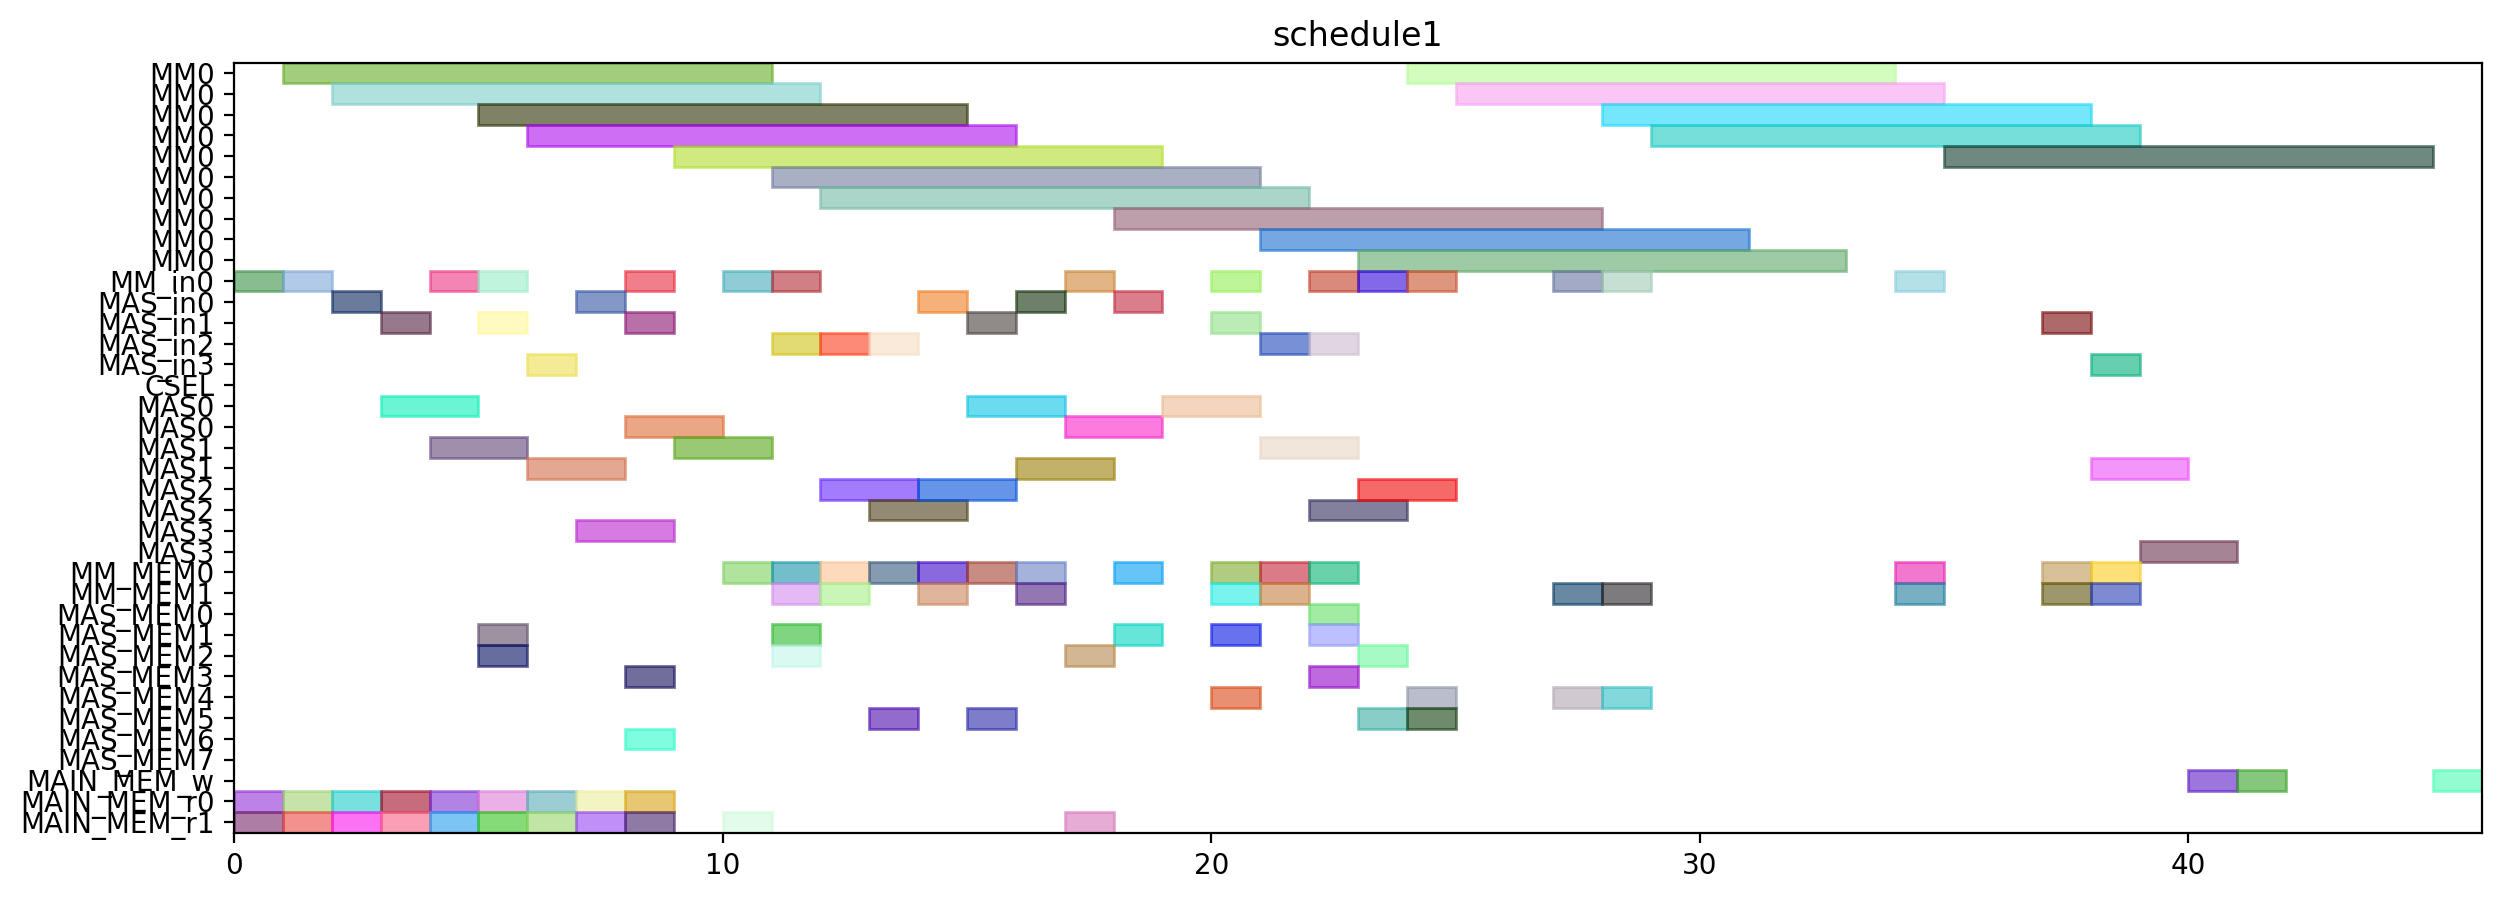

Python code for this plot:
from pyschedule import Scenario, solvers, plotters, alt


def solve():
	horizon = 141
	S = Scenario("schedule1", horizon=horizon)

	# resource
	MM = S.Resources('MM', num=1, size=10)
	MM_in = S.Resources('MM_in', num=1)
	MAS_in = S.Resources('MAS_in', num=4)
	CSEL = S.Resource('CSEL')
	MAS = S.Resources('MAS', num=4, size=2, periods=range(1, horizon))
	MM_MEM = S.Resources('MM_MEM', num=2)
	MAS_MEM = S.Resources('MAS_MEM', num=8)
	MAIN_MEM_w = S.Resource('MAIN_MEM_w', size=1)
	MAIN_MEM_r = S.Resources('MAIN_MEM_r', num=2)

	# result of previous scheduling
	t0_in = S.Task('t0_in', length=1, delay_cost=1)
	S += t0_in >= 1
	t0_in += MM_in[0]

	t0_mem0 = S.Task('t0_mem0', length=1, delay_cost=1)
	S += t0_mem0 >= 1
	t0_mem0 += MAIN_MEM_r[0]

	t0_mem1 = S.Task('t0_mem1', length=1, delay_cost=1)
	S += t0_mem1 >= 1
	t0_mem1 += MAIN_MEM_r[1]

	t0 = S.Task('t0', length=10, delay_cost=1)
	S += t0 >= 2
	t0 += MM[0]

	t4_in = S.Task('t4_in', length=1, delay_cost=1)
	S += t4_in >= 5
	t4_in += MAS_in[1]

	t4_mem0 = S.Task('t4_mem0', length=1, delay_cost=1)
	S += t4_mem0 >= 5
	t4_mem0 += MAIN_MEM_r[0]

	t4_mem1 = S.Task('t4_mem1', length=1, delay_cost=1)
	S += t4_mem1 >= 5
	t4_mem1 += MAIN_MEM_r[1]

	t3_in = S.Task('t3_in', length=1, delay_cost=1)
	S += t3_in >= 6
	t3_in += MAS_in[3]

	t3_mem0 = S.Task('t3_mem0', length=1, delay_cost=1)
	S += t3_mem0 >= 6
	t3_mem0 += MAIN_MEM_r[0]

	t3_mem1 = S.Task('t3_mem1', length=1, delay_cost=1)
	S += t3_mem1 >= 6
	t3_mem1 += MAIN_MEM_r[1]

	t4 = S.Task('t4', length=2, delay_cost=1)
	S += t4 >= 6
	t4 += MAS[1]

	t3 = S.Task('t3', length=2, delay_cost=1)
	S += t3 >= 7
	t3 += MAS[3]

	t9_in = S.Task('t9_in', length=1, delay_cost=1)
	S += t9_in >= 7
	t9_in += MAS_in[0]

	t9_mem0 = S.Task('t9_mem0', length=1, delay_cost=1)
	S += t9_mem0 >= 7
	t9_mem0 += MAIN_MEM_r[0]

	t9_mem1 = S.Task('t9_mem1', length=1, delay_cost=1)
	S += t9_mem1 >= 7
	t9_mem1 += MAIN_MEM_r[1]

	t5_in = S.Task('t5_in', length=1, delay_cost=1)
	S += t5_in >= 8
	t5_in += MM_in[0]

	t5_mem0 = S.Task('t5_mem0', length=1, delay_cost=1)
	S += t5_mem0 >= 8
	t5_mem0 += MAS_MEM[6]

	t5_mem1 = S.Task('t5_mem1', length=1, delay_cost=1)
	S += t5_mem1 >= 8
	t5_mem1 += MAS_MEM[3]

	t8_in = S.Task('t8_in', length=1, delay_cost=1)
	S += t8_in >= 8
	t8_in += MAS_in[1]

	t8_mem0 = S.Task('t8_mem0', length=1, delay_cost=1)
	S += t8_mem0 >= 8
	t8_mem0 += MAIN_MEM_r[0]

	t8_mem1 = S.Task('t8_mem1', length=1, delay_cost=1)
	S += t8_mem1 >= 8
	t8_mem1 += MAIN_MEM_r[1]

	t9 = S.Task('t9', length=2, delay_cost=1)
	S += t9 >= 8
	t9 += MAS[0]

	t5 = S.Task('t5', length=10, delay_cost=1)
	S += t5 >= 9
	t5 += MM[0]

	t8 = S.Task('t8', length=2, delay_cost=1)
	S += t8 >= 9
	t8 += MAS[1]

	t6_in = S.Task('t6_in', length=1, delay_cost=1)
	S += t6_in >= 16
	t6_in += MAS_in[0]

	t6_mem0 = S.Task('t6_mem0', length=1, delay_cost=1)
	S += t6_mem0 >= 16
	t6_mem0 += MM_MEM[0]

	t6_mem1 = S.Task('t6_mem1', length=1, delay_cost=1)
	S += t6_mem1 >= 16
	t6_mem1 += MM_MEM[1]

	t6 = S.Task('t6', length=2, delay_cost=1)
	S += t6 >= 17
	t6 += MAS[0]

	t7_in = S.Task('t7_in', length=1, delay_cost=1)
	S += t7_in >= 18
	t7_in += MAS_in[0]

	t7_mem0 = S.Task('t7_mem0', length=1, delay_cost=1)
	S += t7_mem0 >= 18
	t7_mem0 += MM_MEM[0]

	t7_mem1 = S.Task('t7_mem1', length=1, delay_cost=1)
	S += t7_mem1 >= 18
	t7_mem1 += MAS_MEM[1]

	t7 = S.Task('t7', length=2, delay_cost=1)
	S += t7 >= 19
	t7 += MAS[0]


	# new tasks
	t1 = S.Task('t1', length=10, delay_cost=1)
	t1 += alt(MM)
	t1_in = S.Task('t1_in', length=1, delay_cost=1)
	t1_in += alt(MM_in)
	S += t1_in*MM_in[0]<=t1*MM[0]
	S += t1<17

	t1_mem0 = S.Task('t1_mem0', length=1, delay_cost=1)
	t1_mem0 += MAIN_MEM_r[0]
	S += t1_mem0 <= t1

	t1_mem1 = S.Task('t1_mem1', length=1, delay_cost=1)
	t1_mem1 += MAIN_MEM_r[1]
	S += t1_mem1 <= t1

	t2 = S.Task('t2', length=10, delay_cost=1)
	t2 += alt(MM)
	t2_in = S.Task('t2_in', length=1, delay_cost=1)
	t2_in += alt(MM_in)
	S += t2_in*MM_in[0]<=t2*MM[0]
	S += t2<11

	t2_mem0 = S.Task('t2_mem0', length=1, delay_cost=1)
	t2_mem0 += MAIN_MEM_r[0]
	S += t2_mem0 <= t2

	t2_mem1 = S.Task('t2_mem1', length=1, delay_cost=1)
	t2_mem1 += MAIN_MEM_r[1]
	S += t2_mem1 <= t2

	t13 = S.Task('t13', length=2, delay_cost=1)
	t13 += alt(MAS)
	t13_in = S.Task('t13_in', length=1, delay_cost=1)
	t13_in += alt(MAS_in)
	S += t13_in*MAS_in[0]<=t13*MAS[0]

	S += t13_in*MAS_in[1]<=t13*MAS[1]

	S += t13_in*MAS_in[2]<=t13*MAS[2]

	S += t13_in*MAS_in[3]<=t13*MAS[3]

	S += t13<1000

	t13_mem0 = S.Task('t13_mem0', length=1, delay_cost=1)
	t13_mem0 += MAIN_MEM_r[0]
	S += t13_mem0 <= t13

	t13_mem1 = S.Task('t13_mem1', length=1, delay_cost=1)
	t13_mem1 += MAIN_MEM_r[1]
	S += t13_mem1 <= t13

	t14 = S.Task('t14', length=2, delay_cost=1)
	t14 += alt(MAS)
	t14_in = S.Task('t14_in', length=1, delay_cost=1)
	t14_in += alt(MAS_in)
	S += t14_in*MAS_in[0]<=t14*MAS[0]

	S += t14_in*MAS_in[1]<=t14*MAS[1]

	S += t14_in*MAS_in[2]<=t14*MAS[2]

	S += t14_in*MAS_in[3]<=t14*MAS[3]

	S += t14<1000

	t14_mem0 = S.Task('t14_mem0', length=1, delay_cost=1)
	t14_mem0 += MAIN_MEM_r[0]
	S += t14_mem0 <= t14

	t14_mem1 = S.Task('t14_mem1', length=1, delay_cost=1)
	t14_mem1 += MAIN_MEM_r[1]
	S += t14_mem1 <= t14

	t10 = S.Task('t10', length=10, delay_cost=1)
	t10 += alt(MM)
	t10_in = S.Task('t10_in', length=1, delay_cost=1)
	t10_in += alt(MM_in)
	S += t10_in*MM_in[0]<=t10*MM[0]
	S += t10<23

	t10_mem0 = S.Task('t10_mem0', length=1, delay_cost=1)
	t10_mem0 += MAS_MEM[2]
	S += 10 < t10_mem0
	S += t10_mem0 <= t10

	t10_mem1 = S.Task('t10_mem1', length=1, delay_cost=1)
	t10_mem1 += MAS_MEM[1]
	S += 9 < t10_mem1
	S += t10_mem1 <= t10

	t11 = S.Task('t11', length=2, delay_cost=1)
	t11 += alt(MAS)
	t11_in = S.Task('t11_in', length=1, delay_cost=1)
	t11_in += alt(MAS_in)
	S += t11_in*MAS_in[0]<=t11*MAS[0]

	S += t11_in*MAS_in[1]<=t11*MAS[1]

	S += t11_in*MAS_in[2]<=t11*MAS[2]

	S += t11_in*MAS_in[3]<=t11*MAS[3]

	S += t11<23

	t11_mem0 = S.Task('t11_mem0', length=1, delay_cost=1)
	t11_mem0 += alt(MM_MEM)
	S += (t1*MM[0])-1 < t11_mem0*MM_MEM[0]
	S += t11_mem0 <= t11

	t11_mem1 = S.Task('t11_mem1', length=1, delay_cost=1)
	t11_mem1 += alt(MM_MEM)
	S += (t2*MM[0])-1 < t11_mem1*MM_MEM[1]
	S += t11_mem1 <= t11

	t15 = S.Task('t15', length=10, delay_cost=1)
	t15 += alt(MM)
	t15_in = S.Task('t15_in', length=1, delay_cost=1)
	t15_in += alt(MM_in)
	S += t15_in*MM_in[0]<=t15*MM[0]
	S += t15<1000

	t15_mem0 = S.Task('t15_mem0', length=1, delay_cost=1)
	t15_mem0 += alt(MAS_MEM)
	S += (t13*MAS[0])-1 < t15_mem0*MAS_MEM[0]
	S += (t13*MAS[1])-1 < t15_mem0*MAS_MEM[2]
	S += (t13*MAS[2])-1 < t15_mem0*MAS_MEM[4]
	S += (t13*MAS[3])-1 < t15_mem0*MAS_MEM[6]
	S += t15_mem0 <= t15

	t15_mem1 = S.Task('t15_mem1', length=1, delay_cost=1)
	t15_mem1 += alt(MAS_MEM)
	S += (t14*MAS[0])-1 < t15_mem1*MAS_MEM[1]
	S += (t14*MAS[1])-1 < t15_mem1*MAS_MEM[3]
	S += (t14*MAS[2])-1 < t15_mem1*MAS_MEM[5]
	S += (t14*MAS[3])-1 < t15_mem1*MAS_MEM[7]
	S += t15_mem1 <= t15

	t16 = S.Task('t16', length=2, delay_cost=1)
	t16 += alt(MAS)
	t16_in = S.Task('t16_in', length=1, delay_cost=1)
	t16_in += alt(MAS_in)
	S += t16_in*MAS_in[0]<=t16*MAS[0]

	S += t16_in*MAS_in[1]<=t16*MAS[1]

	S += t16_in*MAS_in[2]<=t16*MAS[2]

	S += t16_in*MAS_in[3]<=t16*MAS[3]

	S += t16<1000

	t16_mem0 = S.Task('t16_mem0', length=1, delay_cost=1)
	t16_mem0 += MM_MEM[0]
	S += 11 < t16_mem0
	S += t16_mem0 <= t16

	t16_mem1 = S.Task('t16_mem1', length=1, delay_cost=1)
	t16_mem1 += alt(MM_MEM)
	S += (t2*MM[0])-1 < t16_mem1*MM_MEM[1]
	S += t16_mem1 <= t16

	t18 = S.Task('t18', length=2, delay_cost=1)
	t18 += alt(MAS)
	t18_in = S.Task('t18_in', length=1, delay_cost=1)
	t18_in += alt(MAS_in)
	S += t18_in*MAS_in[0]<=t18*MAS[0]

	S += t18_in*MAS_in[1]<=t18*MAS[1]

	S += t18_in*MAS_in[2]<=t18*MAS[2]

	S += t18_in*MAS_in[3]<=t18*MAS[3]

	S += t18<14

	t18_mem0 = S.Task('t18_mem0', length=1, delay_cost=1)
	t18_mem0 += MM_MEM[0]
	S += 11 < t18_mem0
	S += t18_mem0 <= t18

	t18_mem1 = S.Task('t18_mem1', length=1, delay_cost=1)
	t18_mem1 += MM_MEM[1]
	S += 11 < t18_mem1
	S += t18_mem1 <= t18

	t20 = S.Task('t20', length=10, delay_cost=1)
	t20 += alt(MM)
	t20_in = S.Task('t20_in', length=1, delay_cost=1)
	t20_in += alt(MM_in)
	S += t20_in*MM_in[0]<=t20*MM[0]
	S += t20<21

	t20_mem0 = S.Task('t20_mem0', length=1, delay_cost=1)
	t20_mem0 += alt(MM_MEM)
	S += (t2*MM[0])-1 < t20_mem0*MM_MEM[0]
	S += t20_mem0 <= t20

	t20_mem1 = S.Task('t20_mem1', length=1, delay_cost=1)
	t20_mem1 += MAIN_MEM_r[1]
	S += t20_mem1 <= t20

	t12 = S.Task('t12', length=2, delay_cost=1)
	t12 += alt(MAS)
	t12_in = S.Task('t12_in', length=1, delay_cost=1)
	t12_in += alt(MAS_in)
	S += t12_in*MAS_in[0]<=t12*MAS[0]

	S += t12_in*MAS_in[1]<=t12*MAS[1]

	S += t12_in*MAS_in[2]<=t12*MAS[2]

	S += t12_in*MAS_in[3]<=t12*MAS[3]

	S += t12<25

	t12_mem0 = S.Task('t12_mem0', length=1, delay_cost=1)
	t12_mem0 += alt(MM_MEM)
	S += (t10*MM[0])-1 < t12_mem0*MM_MEM[0]
	S += t12_mem0 <= t12

	t12_mem1 = S.Task('t12_mem1', length=1, delay_cost=1)
	t12_mem1 += alt(MAS_MEM)
	S += (t11*MAS[0])-1 < t12_mem1*MAS_MEM[1]
	S += (t11*MAS[1])-1 < t12_mem1*MAS_MEM[3]
	S += (t11*MAS[2])-1 < t12_mem1*MAS_MEM[5]
	S += (t11*MAS[3])-1 < t12_mem1*MAS_MEM[7]
	S += t12_mem1 <= t12

	t17 = S.Task('t17', length=2, delay_cost=1)
	t17 += alt(MAS)
	t17_in = S.Task('t17_in', length=1, delay_cost=1)
	t17_in += alt(MAS_in)
	S += t17_in*MAS_in[0]<=t17*MAS[0]

	S += t17_in*MAS_in[1]<=t17*MAS[1]

	S += t17_in*MAS_in[2]<=t17*MAS[2]

	S += t17_in*MAS_in[3]<=t17*MAS[3]

	S += t17<1000

	t17_mem0 = S.Task('t17_mem0', length=1, delay_cost=1)
	t17_mem0 += alt(MM_MEM)
	S += (t15*MM[0])-1 < t17_mem0*MM_MEM[0]
	S += t17_mem0 <= t17

	t17_mem1 = S.Task('t17_mem1', length=1, delay_cost=1)
	t17_mem1 += alt(MAS_MEM)
	S += (t16*MAS[0])-1 < t17_mem1*MAS_MEM[1]
	S += (t16*MAS[1])-1 < t17_mem1*MAS_MEM[3]
	S += (t16*MAS[2])-1 < t17_mem1*MAS_MEM[5]
	S += (t16*MAS[3])-1 < t17_mem1*MAS_MEM[7]
	S += t17_mem1 <= t17

	t19 = S.Task('t19', length=2, delay_cost=1)
	t19 += alt(MAS)
	t19_in = S.Task('t19_in', length=1, delay_cost=1)
	t19_in += alt(MAS_in)
	S += t19_in*MAS_in[0]<=t19*MAS[0]

	S += t19_in*MAS_in[1]<=t19*MAS[1]

	S += t19_in*MAS_in[2]<=t19*MAS[2]

	S += t19_in*MAS_in[3]<=t19*MAS[3]

	S += t19<21

	t19_mem0 = S.Task('t19_mem0', length=1, delay_cost=1)
	t19_mem0 += MM_MEM[0]
	S += 11 < t19_mem0
	S += t19_mem0 <= t19

	t19_mem1 = S.Task('t19_mem1', length=1, delay_cost=1)
	t19_mem1 += alt(MAS_MEM)
	S += (t18*MAS[0])-1 < t19_mem1*MAS_MEM[1]
	S += (t18*MAS[1])-1 < t19_mem1*MAS_MEM[3]
	S += (t18*MAS[2])-1 < t19_mem1*MAS_MEM[5]
	S += (t18*MAS[3])-1 < t19_mem1*MAS_MEM[7]
	S += t19_mem1 <= t19

	t21 = S.Task('t21', length=2, delay_cost=1)
	t21 += alt(MAS)
	t21_in = S.Task('t21_in', length=1, delay_cost=1)
	t21_in += alt(MAS_in)
	S += t21_in*MAS_in[0]<=t21*MAS[0]

	S += t21_in*MAS_in[1]<=t21*MAS[1]

	S += t21_in*MAS_in[2]<=t21*MAS[2]

	S += t21_in*MAS_in[3]<=t21*MAS[3]

	S += t21<24

	t21_mem0 = S.Task('t21_mem0', length=1, delay_cost=1)
	t21_mem0 += alt(MM_MEM)
	S += (t1*MM[0])-1 < t21_mem0*MM_MEM[0]
	S += t21_mem0 <= t21

	t21_mem1 = S.Task('t21_mem1', length=1, delay_cost=1)
	t21_mem1 += alt(MM_MEM)
	S += (t20*MM[0])-1 < t21_mem1*MM_MEM[1]
	S += t21_mem1 <= t21

	t22 = S.Task('t22', length=2, delay_cost=1)
	t22 += alt(MAS)
	t22_in = S.Task('t22_in', length=1, delay_cost=1)
	t22_in += alt(MAS_in)
	S += t22_in*MAS_in[0]<=t22*MAS[0]

	S += t22_in*MAS_in[1]<=t22*MAS[1]

	S += t22_in*MAS_in[2]<=t22*MAS[2]

	S += t22_in*MAS_in[3]<=t22*MAS[3]

	S += t22<23

	t22_mem0 = S.Task('t22_mem0', length=1, delay_cost=1)
	t22_mem0 += alt(MM_MEM)
	S += (t1*MM[0])-1 < t22_mem0*MM_MEM[0]
	S += t22_mem0 <= t22

	t22_mem1 = S.Task('t22_mem1', length=1, delay_cost=1)
	t22_mem1 += alt(MM_MEM)
	S += (t20*MM[0])-1 < t22_mem1*MM_MEM[1]
	S += t22_mem1 <= t22

	t23 = S.Task('t23', length=10, delay_cost=1)
	t23 += alt(MM)
	t23_in = S.Task('t23_in', length=1, delay_cost=1)
	t23_in += alt(MM_in)
	S += t23_in*MM_in[0]<=t23*MM[0]
	S += t23<1000

	t23_mem0 = S.Task('t23_mem0', length=1, delay_cost=1)
	t23_mem0 += alt(MAS_MEM)
	S += (t17*MAS[0])-1 < t23_mem0*MAS_MEM[0]
	S += (t17*MAS[1])-1 < t23_mem0*MAS_MEM[2]
	S += (t17*MAS[2])-1 < t23_mem0*MAS_MEM[4]
	S += (t17*MAS[3])-1 < t23_mem0*MAS_MEM[6]
	S += t23_mem0 <= t23

	t23_mem1 = S.Task('t23_mem1', length=1, delay_cost=1)
	t23_mem1 += MAIN_MEM_r[1]
	S += t23_mem1 <= t23

	t25 = S.Task('t25', length=10, delay_cost=1)
	t25 += alt(MM)
	t25_in = S.Task('t25_in', length=1, delay_cost=1)
	t25_in += alt(MM_in)
	S += t25_in*MM_in[0]<=t25*MM[0]
	S += t25<1000

	t25_mem0 = S.Task('t25_mem0', length=1, delay_cost=1)
	t25_mem0 += MAS_MEM[0]
	S += 20 < t25_mem0
	S += t25_mem0 <= t25

	t25_mem1 = S.Task('t25_mem1', length=1, delay_cost=1)
	t25_mem1 += alt(MAS_MEM)
	S += (t22*MAS[0])-1 < t25_mem1*MAS_MEM[1]
	S += (t22*MAS[1])-1 < t25_mem1*MAS_MEM[3]
	S += (t22*MAS[2])-1 < t25_mem1*MAS_MEM[5]
	S += (t22*MAS[3])-1 < t25_mem1*MAS_MEM[7]
	S += t25_mem1 <= t25

	t27 = S.Task('t27', length=10, delay_cost=1)
	t27 += alt(MM)
	t27_in = S.Task('t27_in', length=1, delay_cost=1)
	t27_in += alt(MM_in)
	S += t27_in*MM_in[0]<=t27*MM[0]
	S += t27<1000

	t27_mem0 = S.Task('t27_mem0', length=1, delay_cost=1)
	t27_mem0 += alt(MAS_MEM)
	S += (t22*MAS[0])-1 < t27_mem0*MAS_MEM[0]
	S += (t22*MAS[1])-1 < t27_mem0*MAS_MEM[2]
	S += (t22*MAS[2])-1 < t27_mem0*MAS_MEM[4]
	S += (t22*MAS[3])-1 < t27_mem0*MAS_MEM[6]
	S += t27_mem0 <= t27

	t27_mem1 = S.Task('t27_mem1', length=1, delay_cost=1)
	t27_mem1 += alt(MAS_MEM)
	S += (t21*MAS[0])-1 < t27_mem1*MAS_MEM[1]
	S += (t21*MAS[1])-1 < t27_mem1*MAS_MEM[3]
	S += (t21*MAS[2])-1 < t27_mem1*MAS_MEM[5]
	S += (t21*MAS[3])-1 < t27_mem1*MAS_MEM[7]
	S += t27_mem1 <= t27

	t28 = S.Task('t28', length=10, delay_cost=1)
	t28 += alt(MM)
	t28_in = S.Task('t28_in', length=1, delay_cost=1)
	t28_in += alt(MM_in)
	S += t28_in*MM_in[0]<=t28*MM[0]
	S += t28<1000

	t28_mem0 = S.Task('t28_mem0', length=1, delay_cost=1)
	t28_mem0 += alt(MAS_MEM)
	S += (t19*MAS[0])-1 < t28_mem0*MAS_MEM[0]
	S += (t19*MAS[1])-1 < t28_mem0*MAS_MEM[2]
	S += (t19*MAS[2])-1 < t28_mem0*MAS_MEM[4]
	S += (t19*MAS[3])-1 < t28_mem0*MAS_MEM[6]
	S += t28_mem0 <= t28

	t28_mem1 = S.Task('t28_mem1', length=1, delay_cost=1)
	t28_mem1 += MAS_MEM[1]
	S += 20 < t28_mem1
	S += t28_mem1 <= t28

	t29 = S.Task('t29', length=10, delay_cost=1)
	t29 += alt(MM)
	t29_in = S.Task('t29_in', length=1, delay_cost=1)
	t29_in += alt(MM_in)
	S += t29_in*MM_in[0]<=t29*MM[0]
	S += t29<1000

	t29_mem0 = S.Task('t29_mem0', length=1, delay_cost=1)
	t29_mem0 += alt(MAS_MEM)
	S += (t21*MAS[0])-1 < t29_mem0*MAS_MEM[0]
	S += (t21*MAS[1])-1 < t29_mem0*MAS_MEM[2]
	S += (t21*MAS[2])-1 < t29_mem0*MAS_MEM[4]
	S += (t21*MAS[3])-1 < t29_mem0*MAS_MEM[6]
	S += t29_mem0 <= t29

	t29_mem1 = S.Task('t29_mem1', length=1, delay_cost=1)
	t29_mem1 += alt(MAS_MEM)
	S += (t12*MAS[0])-1 < t29_mem1*MAS_MEM[1]
	S += (t12*MAS[1])-1 < t29_mem1*MAS_MEM[3]
	S += (t12*MAS[2])-1 < t29_mem1*MAS_MEM[5]
	S += (t12*MAS[3])-1 < t29_mem1*MAS_MEM[7]
	S += t29_mem1 <= t29

	t24 = S.Task('t24', length=10, delay_cost=1)
	t24 += alt(MM)
	t24_in = S.Task('t24_in', length=1, delay_cost=1)
	t24_in += alt(MM_in)
	S += t24_in*MM_in[0]<=t24*MM[0]
	t24_mem0 = S.Task('t24_mem0', length=1, delay_cost=1)
	t24_mem0 += alt(MAS_MEM)
	S += (t12*MAS[0])-1 < t24_mem0*MAS_MEM[0]
	S += (t12*MAS[1])-1 < t24_mem0*MAS_MEM[2]
	S += (t12*MAS[2])-1 < t24_mem0*MAS_MEM[4]
	S += (t12*MAS[3])-1 < t24_mem0*MAS_MEM[6]
	S += t24_mem0 <= t24

	t24_mem1 = S.Task('t24_mem1', length=1, delay_cost=1)
	t24_mem1 += alt(MM_MEM)
	S += (t23*MM[0])-1 < t24_mem1*MM_MEM[1]
	S += t24_mem1 <= t24

	t26 = S.Task('t26', length=10, delay_cost=1)
	t26 += alt(MM)
	t26_in = S.Task('t26_in', length=1, delay_cost=1)
	t26_in += alt(MM_in)
	S += t26_in*MM_in[0]<=t26*MM[0]
	t26_mem0 = S.Task('t26_mem0', length=1, delay_cost=1)
	t26_mem0 += alt(MAS_MEM)
	S += (t19*MAS[0])-1 < t26_mem0*MAS_MEM[0]
	S += (t19*MAS[1])-1 < t26_mem0*MAS_MEM[2]
	S += (t19*MAS[2])-1 < t26_mem0*MAS_MEM[4]
	S += (t19*MAS[3])-1 < t26_mem0*MAS_MEM[6]
	S += t26_mem0 <= t26

	t26_mem1 = S.Task('t26_mem1', length=1, delay_cost=1)
	t26_mem1 += alt(MM_MEM)
	S += (t23*MM[0])-1 < t26_mem1*MM_MEM[1]
	S += t26_mem1 <= t26

	PZ_new = S.Task('PZ_new', length=10, delay_cost=1)
	PZ_new += alt(MM)
	PZ_new_in = S.Task('PZ_new_in', length=1, delay_cost=1)
	PZ_new_in += alt(MM_in)
	S += PZ_new_in*MM_in[0]<=PZ_new*MM[0]
	S += 0<PZ_new

	PZ_new_w = S.Task('PZ_new_w', length=1, delay_cost=1)
	PZ_new_w += alt(MAIN_MEM_w)
	S += PZ_new <= PZ_new_w

	PZ_new_mem0 = S.Task('PZ_new_mem0', length=1, delay_cost=1)
	PZ_new_mem0 += alt(MM_MEM)
	S += (t29*MM[0])-1 < PZ_new_mem0*MM_MEM[0]
	S += PZ_new_mem0 <= PZ_new

	PZ_new_mem1 = S.Task('PZ_new_mem1', length=1, delay_cost=1)
	PZ_new_mem1 += alt(MM_MEM)
	S += (t28*MM[0])-1 < PZ_new_mem1*MM_MEM[1]
	S += PZ_new_mem1 <= PZ_new

	PX_new = S.Task('PX_new', length=2, delay_cost=1)
	PX_new += alt(MAS)
	PX_new_in = S.Task('PX_new_in', length=1, delay_cost=1)
	PX_new_in += alt(MAS_in)
	S += PX_new_in*MAS_in[0]<=PX_new*MAS[0]

	S += PX_new_in*MAS_in[1]<=PX_new*MAS[1]

	S += PX_new_in*MAS_in[2]<=PX_new*MAS[2]

	S += PX_new_in*MAS_in[3]<=PX_new*MAS[3]

	S += 0<PX_new

	PX_new_w = S.Task('PX_new_w', length=1, delay_cost=1)
	PX_new_w += alt(MAIN_MEM_w)
	S += PX_new <= PX_new_w

	PX_new_mem0 = S.Task('PX_new_mem0', length=1, delay_cost=1)
	PX_new_mem0 += alt(MM_MEM)
	S += (t25*MM[0])-1 < PX_new_mem0*MM_MEM[0]
	S += PX_new_mem0 <= PX_new

	PX_new_mem1 = S.Task('PX_new_mem1', length=1, delay_cost=1)
	PX_new_mem1 += alt(MM_MEM)
	S += (t24*MM[0])-1 < PX_new_mem1*MM_MEM[1]
	S += PX_new_mem1 <= PX_new

	PY_new = S.Task('PY_new', length=2, delay_cost=1)
	PY_new += alt(MAS)
	PY_new_in = S.Task('PY_new_in', length=1, delay_cost=1)
	PY_new_in += alt(MAS_in)
	S += PY_new_in*MAS_in[0]<=PY_new*MAS[0]

	S += PY_new_in*MAS_in[1]<=PY_new*MAS[1]

	S += PY_new_in*MAS_in[2]<=PY_new*MAS[2]

	S += PY_new_in*MAS_in[3]<=PY_new*MAS[3]

	S += 0<PY_new

	PY_new_w = S.Task('PY_new_w', length=1, delay_cost=1)
	PY_new_w += alt(MAIN_MEM_w)
	S += PY_new <= PY_new_w

	PY_new_mem0 = S.Task('PY_new_mem0', length=1, delay_cost=1)
	PY_new_mem0 += alt(MM_MEM)
	S += (t27*MM[0])-1 < PY_new_mem0*MM_MEM[0]
	S += PY_new_mem0 <= PY_new

	PY_new_mem1 = S.Task('PY_new_mem1', length=1, delay_cost=1)
	PY_new_mem1 += alt(MM_MEM)
	S += (t26*MM[0])-1 < PY_new_mem1*MM_MEM[1]
	S += PY_new_mem1 <= PY_new

	solvers.mip.solve(S,msg=1,kind='CPLEX',ratio_gap=1.01)

	solution = [['hoge']*len(S.solution()[1]) for i in range(len(S.solution()))]
	for i in range(len(S.solution())):
		for j in range(len(S.solution()[i])):
			solution[i][j]=str(S.solution()[i][j])
	print(solution)

	cycles = int(solution[-1][3])

	pic_file_name = "/home/mfukuda/ABE/multiRAM_multiMAS_16mux/scheduling_result/stage10MM1_stage2MAS4/EP_ADD_A_0/schedule1.png"
	if(S.solution() != []):
		plotters.matplotlib.plot(S,img_filename=pic_file_name, show_task_labels=False, fig_size=(cycles*0.25+3, 5))

	return solution
